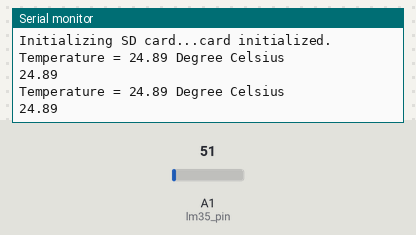
This sketch was run on a simulated Arduino Uno, built with avr-gcc and run on an emulated ATmega328P. Shown: the last lines printed to the serial monitor. The test bench sets the inputs (shaded band); at power-on: A1 (lm35_pin) = 51. Storage starts empty.

Above: at 1.8 s.
1.9 s: A1 (lm35_pin) set to 61
At 2.9 s:
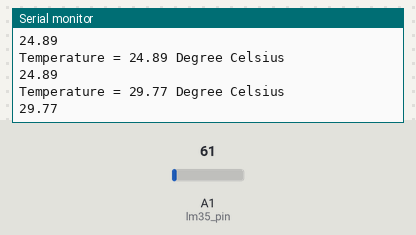
3.4 s: A1 (lm35_pin) set to 71
At 4.9 s:
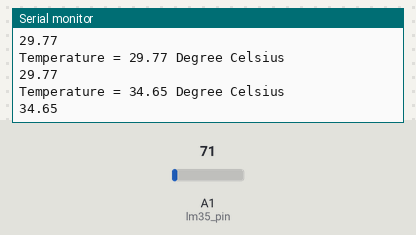
Timing chart, 0 to 6.4 s (numbered marks = the images above; inputs shaded):
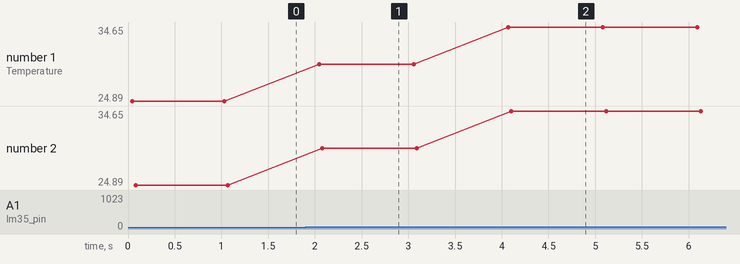

Measured:
- after the input at 1.9 s, the serial monitor: prints a new line after 0.14 s (image 1)
- after the input at 3.4 s, the serial monitor: prints a new line after 0.67 s (image 2)
- plotted number 1: 24.89 → 29.77 after the input at 1.9 s, 29.77 → 34.65 after the input at 3.4 s
- plotted number 2: 24.89 → 29.77 after the input at 1.9 s, 29.77 → 34.65 after the input at 3.4 s

The sketch:

lm35_sd.ino
```cpp
#include <SPI.h>
#include <SD.h>

const int lm35_pin = A1;

const int chipSelect = 4;

void setup() {
  Serial.begin(9600);

  Serial.print("Initializing SD card...");

  // see if the card is present and can be initialized:
  if (!SD.begin(chipSelect)) {
    Serial.println("Card failed, or not present");
    // don't do anything more:
    while (1);
  }
  Serial.println("card initialized.");
}

void loop() {
  String dataString = "";

  int temp_adc_val;
  float temp_val;
  temp_adc_val = analogRead(lm35_pin);  /* Read Temperature */
  temp_val = (temp_adc_val * 4.88); /* Convert adc value to equivalent voltage */
  temp_val = (temp_val/10); /* LM35 gives output of 10mv/°C */
  Serial.print("Temperature = ");
  Serial.print(temp_val);
  Serial.print(" Degree Celsius\n");

  dataString = String(temp_val);

  File dataFile = SD.open("datalog.txt", FILE_WRITE);

  // if the file is available, write to it:
  if (dataFile) {
    dataFile.println(dataString);
    dataFile.close();
    // print to the serial port too:
    Serial.println(dataString);
  }
  // if the file isn't open, pop up an error:
  else {
    Serial.println("error opening datalog.txt");
  }

  delay(1000);
}
```
